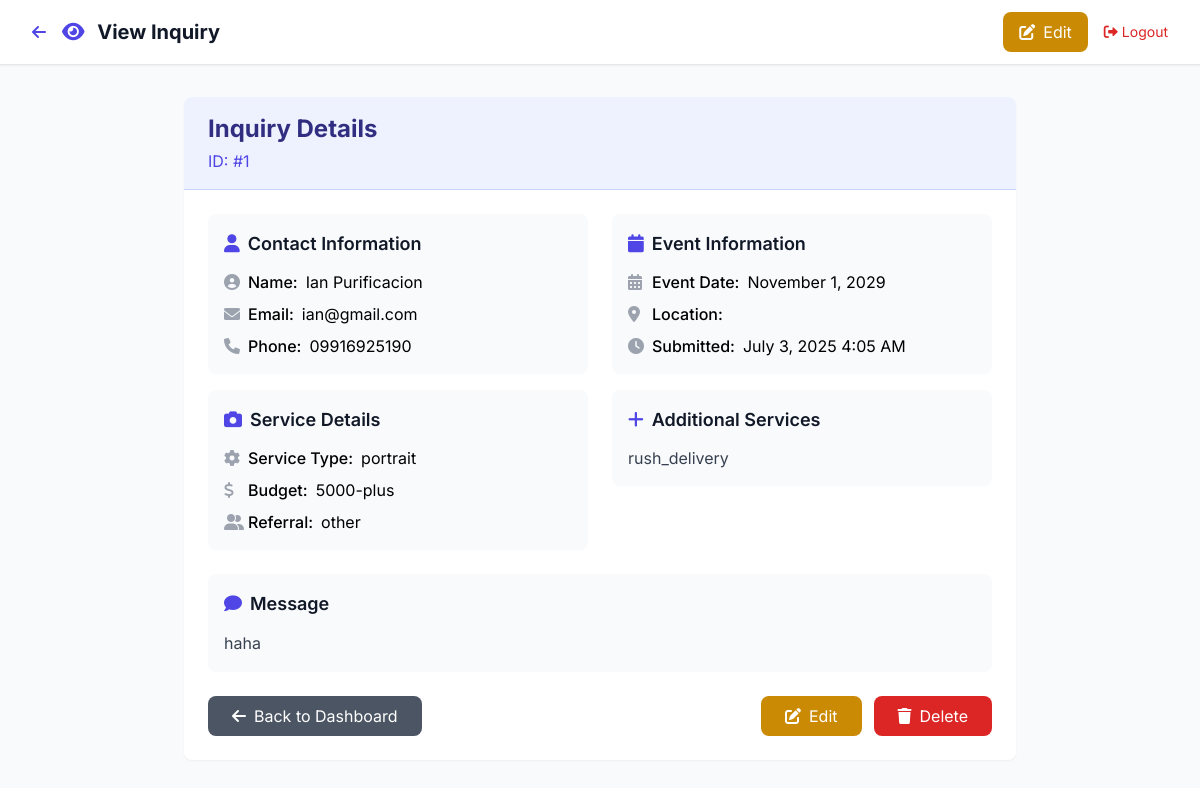
The page /admin/view.php?id=1 (signed in) on the database its author committed.
### tables this page shows
CREATE TABLE `inquire` (
  `id` int(11) NOT NULL,
  `name` varchar(255) NOT NULL,
  `email` varchar(255) NOT NULL,
  `phone` varchar(20) DEFAULT NULL,
  `budget` varchar(50) DEFAULT NULL,
  `service_type` varchar(50) NOT NULL,
  `event_date` date DEFAULT NULL,
  `location` varchar(255) DEFAULT NULL,
  `additional_services` text DEFAULT NULL,
  `message` text NOT NULL,
  `referral` varchar(50) DEFAULT NULL,
  `created_at` timestamp NOT NULL DEFAULT current_timestamp()
);

### admin/view.php (the view, shortened to what this page needs)
<?php
require_once 'db.php';
$id = $_GET['id'] ?? 0;
$stmt = $pdo->prepare("SELECT * FROM inquire WHERE id = ?");
$stmt->execute([$id]);
$inquiry = $stmt->fetch(PDO::FETCH_ASSOC);
?>
<!DOCTYPE html>
<html lang="en">
<head>
    <script src="https://cdn.tailwindcss.com"></script>
    <link rel="stylesheet" href="https://cdnjs.cloudflare.com/ajax/libs/font-awesome/6.0.0/css/all.min.css">
</head>
<body class="bg-gray-50 min-h-screen">
    <nav class="bg-white shadow-sm border-b border-gray-200">
        <div class="max-w-7xl mx-auto px-4 sm:px-6 lg:px-8">
            <div class="flex justify-between items-center h-16">
                <div class="flex items-center">
                    <a href="dashboard.php" class="text-indigo-600 hover:text-indigo-800 mr-4">
                        <i class="fas fa-arrow-left"></i>
                    </a>
                    <h1 class="text-xl font-bold text-gray-900">
                        <i class="fas fa-eye text-indigo-600 mr-2"></i>
                        View Inquiry
                    </h1>
                </div>
                <div class="flex items-center space-x-4">
                    <a href="edit.php?id=<?php echo $inquiry['id']; ?>" class="bg-yellow-600 text-white px-4 py-2 rounded-lg hover:bg-yellow-700">
                        <i class="fas fa-edit mr-2"></i>Edit
                    </a>
                    <a href="logout.php" class="text-sm text-red-600 hover:text-red-800">
                        <i class="fas fa-sign-out-alt mr-1"></i>Logout
                    </a>
                </div>
            </div>
        </div>
    </nav>
    <div class="max-w-4xl mx-auto px-4 sm:px-6 lg:px-8 py-8">
        <div class="bg-white rounded-lg shadow-sm overflow-hidden">
            <div class="bg-indigo-50 px-6 py-4 border-b border-indigo-200">
                <h2 class="text-2xl font-bold text-indigo-900">Inquiry Details</h2>
                <p class="text-indigo-600 mt-1">ID: #<?php echo $inquiry['id']; ?></p>
            </div>
            <div class="p-6">
                <div class="grid grid-cols-1 md:grid-cols-2 gap-6">
                    <div class="space-y-4">
                        <div class="bg-gray-50 rounded-lg p-4">
                            <h3 class="text-lg font-semibold text-gray-900 mb-3">
                                <i class="fas fa-user text-indigo-600 mr-2"></i>Contact Information
                            </h3>
                            <div class="space-y-2">
                                <div class="flex items-center">
                                    <i class="fas fa-user-circle text-gray-400 mr-2 w-4"></i>
                                    <span class="font-medium">Name:</span>
                                    <span class="ml-2"><?php echo htmlspecialchars($inquiry['name']); ?></span>
                                </div>
                                <div class="flex items-center">
                                    <i class="fas fa-envelope text-gray-400 mr-2 w-4"></i>
                                    <span class="font-medium">Email:</span>
                                    <span class="ml-2"><?php echo htmlspecialchars($inquiry['email']); ?></span>
                                </div>
                                <div class="flex items-center">
                                    <i class="fas fa-phone text-gray-400 mr-2 w-4"></i>
                                    <span class="font-medium">Phone:</span>
                                    <span class="ml-2"><?php echo htmlspecialchars($inquiry['phone']); ?></span>
                                </div>
                            </div>
                        </div>
                        <div class="bg-gray-50 rounded-lg p-4">
                            <h3 class="text-lg font-semibold text-gray-900 mb-3">
                                <i class="fas fa-camera text-indigo-600 mr-2"></i>Service Details
                            </h3>
                            <div class="space-y-2">
                                <div class="flex items-center">
                                    <i class="fas fa-cog text-gray-400 mr-2 w-4"></i>
                                    <span class="font-medium">Service Type:</span>
                                    <span class="ml-2"><?php echo htmlspecialchars($inquiry['service_type']); ?></span>
                                </div>
                                <div class="flex items-center">
                                    <i class="fas fa-dollar-sign text-gray-400 mr-2 w-4"></i>
                                    <span class="font-medium">Budget:</span>
                                    <span class="ml-2"><?php echo htmlspecialchars($inquiry['budget']); ?></span>
                                </div>
                                <div class="flex items-center">
                                    <i class="fas fa-user-friends text-gray-400 mr-2 w-4"></i>
                                    <span class="font-medium">Referral:</span>
                                    <span class="ml-2"><?php echo htmlspecialchars($inquiry['referral']); ?></span>
                                </div>
                            </div>
                        </div>
                    </div>
                    <div class="space-y-4">
                        <div class="bg-gray-50 rounded-lg p-4">
                            <h3 class="text-lg font-semibold text-gray-900 mb-3">
                                <i class="fas fa-calendar text-indigo-600 mr-2"></i>Event Information
                            </h3>
                            <div class="space-y-2">
                                <div class="flex items-center">
                                    <i class="fas fa-calendar-alt text-gray-400 mr-2 w-4"></i>
                                    <span class="font-medium">Event Date:</span>
                                    <span class="ml-2">
                                        <?php echo $inquiry['event_date'] ? date('F j, Y', strtotime($inquiry['event_date'])) : 'Not specified'; ?>
                                    </span>
                                </div>
                                <div class="flex items-center">
                                    <i class="fas fa-map-marker-alt text-gray-400 mr-2 w-4"></i>
                                    <span class="font-medium">Location:</span>
                                </div>
                                <div class="flex items-center">
                                    <i class="fas fa-clock text-gray-400 mr-2 w-4"></i>
                                    <span class="font-medium">Submitted:</span>
                                    <span class="ml-2"><?php echo date('F j, Y g:i A', strtotime($inquiry['created_at'])); ?></span>
                                </div>
                            </div>
                        </div>
                        <?php if ($inquiry['additional_services']): ?>
                        <div class="bg-gray-50 rounded-lg p-4">
                            <h3 class="text-lg font-semibold text-gray-900 mb-3">
                                <i class="fas fa-plus text-indigo-600 mr-2"></i>Additional Services
                            </h3>
                            <p class="text-gray-700"><?php echo htmlspecialchars($inquiry['additional_services']); ?></p>
                        </div>
                        <?php endif; ?>
                    </div>
                </div>
                <div class="mt-6 bg-gray-50 rounded-lg p-4">
                    <h3 class="text-lg font-semibold text-gray-900 mb-3">
                        <i class="fas fa-comment text-indigo-600 mr-2"></i>Message
                    </h3>
                    <p class="text-gray-700 leading-relaxed"><?php echo nl2br(htmlspecialchars($inquiry['message'])); ?></p>
                </div>
                <div class="mt-6 flex justify-between items-center">
                    <a href="dashboard.php" class="bg-gray-600 text-white px-6 py-2 rounded-lg hover:bg-gray-700">
                        <i class="fas fa-arrow-left mr-2"></i>Back to Dashboard
                    </a>
                    <div class="flex space-x-3">
                        <a href="edit.php?id=<?php echo $inquiry['id']; ?>" class="bg-yellow-600 text-white px-6 py-2 rounded-lg hover:bg-yellow-700">
                            <i class="fas fa-edit mr-2"></i>Edit
                        </a>
                        <form method="POST" action="dashboard.php" class="inline" onsubmit="return confirm('Are you sure you want to delete this inquiry?')">
                            <button type="submit" class="bg-red-600 text-white px-6 py-2 rounded-lg hover:bg-red-700">
                                <i class="fas fa-trash mr-2"></i>Delete
                            </button>
                        </form>
                    </div>
                </div>
            </div>
        </div>
    </div>
</body>
</html>

### admin/view.php (style rules this page uses)
body { font-family: 'Inter', sans-serif; }

### rows shown on the page
inquire: id "1", name "Ian Purificacion", email "ian@gmail.com", phone "09916925190", service_type "portrait", budget "5000-plus", referral "other", event_date "November 1, 2029", created_at "July 3, 2025 4:05 AM", additional_services "rush_delivery", message "haha"
